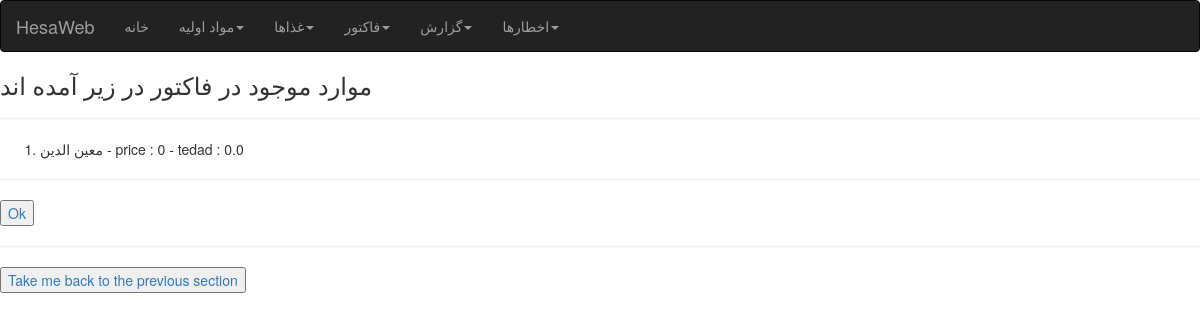
/checkfactor/ (signed in), run on the app's committed database.
### product/models.py (models this page shows, shortened)
class fcart(models.Model):
    element = models.ForeignKey(material, on_delete=models.CASCADE)
    tedad = models.FloatField(default=0)
    price = models.IntegerField(default=0)

class material(models.Model):
    name = models.CharField(max_length=50)
    current_value_instorage = models.FloatField(default=0)
    current_price = models.IntegerField(default=0)
    total_value = models.IntegerField(default=0)
    min_value = models.IntegerField(default=0)
    expire_date = models.DateField(blank=True)
    def __str__(self):
        return self.name

### product/views.py (the view)
# urls.py: path("checkfactor/",views.checkfactor),
@login_required
def checkfactor(request):
    content = fcart.objects.all()
    return render(request,"product/checkfactor.html",{"content":content})

### product/templates/product/checkfactor.html (shortened to what this page needs)
{% extends 'base.html' %}
{% block body %}
<h3>موارد موجود در فاکتور در زیر آمده اند</h3>
    <hr>
    <ol>
        {% for item in content  %}
        <li>{{item.element}} - price : {{item.price}} - tedad : {{item.tedad}} </li>
        {% endfor %}
    </ol>
    <hr>
    <button>
        <a href="http://127.0.0.1:8000/factor"> Ok
    </button>
    <hr>
    <button>
        <a href="http://127.0.0.1:8000/addtofactor"> Take me back to the previous section
    </button>
{% endblock body %}

### data on the page
fcart: element "معین الدین", price "0", tedad "0.0"
